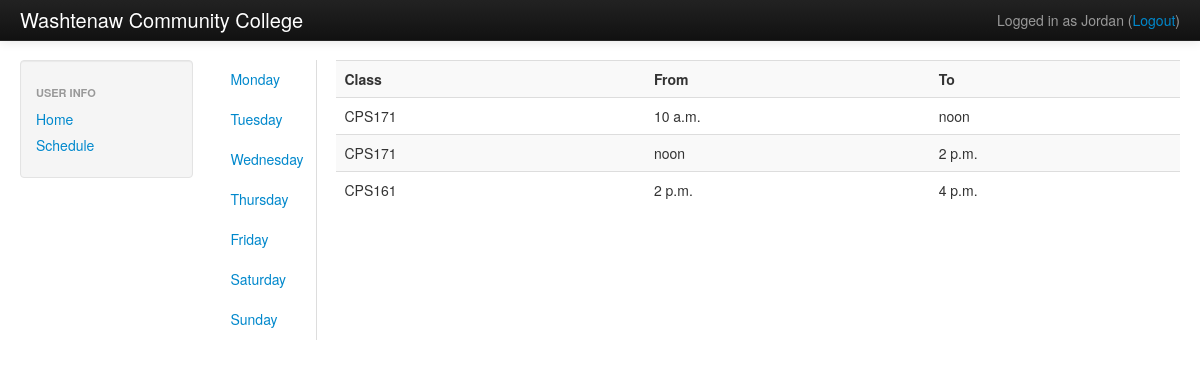
The page /schedule/ (signed in) on the database as committed earlier.
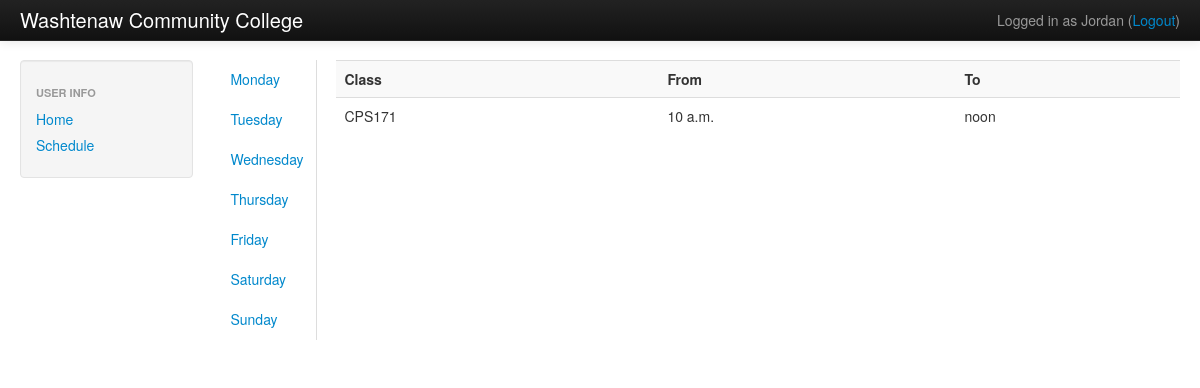
The same page on the database as committed later.
### Schedule/models.py (models this page shows, shortened)
class Entry(models.Model):
	schedule = models.ForeignKey(Schedule)
	day = models.IntegerField(choices=DAYS_OF_WEEK)
	class_name = models.CharField(max_length=7)
	start = models.TimeField("From")
	end = models.TimeField("To")

### Schedule/views.py (the view)
# urls.py: url(r'^schedule/', include('Schedule.urls')),
def schedule(request):
	user = request.user
	schedule = get_object_or_404(Schedule, pk=user)
	entries = get_list_or_404(Entry, schedule=schedule)
	mon = []
	tue = []
	wed = []
	thu = []
	fri = []
	sat = []
	sun = []
	for entry in entries:
		if entry.day == 0:
			mon.append(entry)
		elif entry.day == 1:
			tue.append(entry)
		elif entry.day == 2:
                        wed.append(entry)
		elif entry.day == 3:
                        thu.append(entry)
		elif entry.day == 4:
                        fri.append(entry)
		elif entry.day == 5:
                        sat.append(entry)
		elif entry.day == 6:
                        sun.append(entry)
	return render_to_response('schedule/schedule.html', {'name':user.first_name, 'mon':mon, 'tue':tue, 'wed':wed, 'thu':thu, 'fri':fri, 'sat':sat, 'sun':sun})

### templates/schedule/schedule.html (shortened to what this page needs)
{% extends "base.html" %}
{% block name %}
	{{ name }}
{% endblock %}
{% block content %}
	<div class="tabbable tabs-left">
		<ul class="nav nav-tabs" data-tabs="tabs">
			<li><a href="#mon" data-toggle="tab">	Monday		</a></li>
			<li><a href="#tue" data-toggle="tab">	Tuesday		</a></li>
			<li><a href="#wed" data-toggle="tab">	Wednesday	</a></li>
			<li><a href="#thu" data-toggle="tab">	Thursday	</a></li>
			<li><a href="#fri" data-toggle="tab">	Friday		</a></li>
			<li><a href="#sat" data-toggle="tab">	Saturday	</a></li>
			<li><a href="#sun" data-toggle="tab">	Sunday		</a></li>
		</ul>
		<div class="tab-content">
			<div class="tab-pane active" id="mon">
				<table class="table table-striped">
					<tr>
						<th>Class</th><th>From</th><th>To</th>
					</tr>
					{% for entry in mon %}
						<tr>
							<td>{{ entry.class_name }}</td>
							<td>{{ entry.start }}</td>
							<td>{{ entry.end }}</td>
						</tr>
					{% empty %}
						<p>No Schedule on Mondays</p>
						</tr>
					{% endfor %}
				</table>
			</div>
		</div>
	</div>
{% endblock %}

### templates/base.html (shortened to what this page needs)
<!DOCTYPE html>
<html lang="en">
	<head>
		{% load staticfiles %}
		<link href="{% static "bootstrap/css/bootstrap.css" %}" rel="stylesheet">
	</head>
	<body>
		<div class="navbar navbar-inverse navbar-fixed-top">
			<div class="navbar-inner">
				<div class="container-fluid">
					<a class="brand" href="/">Washtenaw Community College</a>
					<div class="nav-collapse collapse">
						<p class="navbar-text pull-right">
							Logged in as {% block name %}{% endblock %} (<a href="/_logout/">Logout</a>)</p>
					</div>
				</div>
			</div>
		</div>
		<div class="container-fluid" style="margin-top:60px">
			<div class="row-fluid">
				<div class="span2">
					<ul class="nav nav-list well">
						<li class="nav-header">User Info</li>
						<li><a href="/">Home</a></li>
						<li><a href="/schedule/">Schedule</a></li>
					</ul>
				</div>
				<div class="span10">
					{% block content %}
					{% endblock %}
				</div>
			</div>
		</div>
	</body>

Rows that differ between the two databases and show on the page:
removed Entry: class_name "CPS171", start "noon", end "2 p.m."
removed Entry: class_name "CPS161", start "2 p.m.", end "4 p.m."
